Frame 1 (no input): blank canvas, image omitted
Frame 60 (the mouse pressed at the canvas centre just before this capture): blank canvas, image omitted
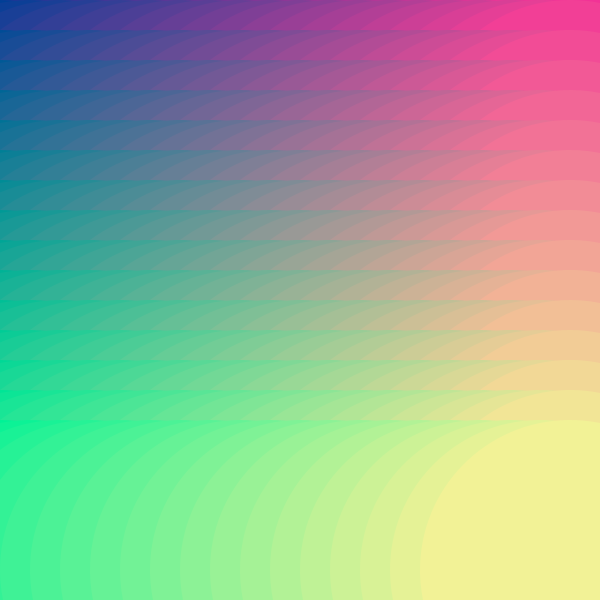
Frame 120 (the mouse held since frame 60 and released just before this capture)

The Processing sketch whose frames 1 and 60 were blank and that drew this single picture after the mouse press (run headless with seeded random() and noise(); from frame 60 on, the mouse is pressed at the canvas centre):

// Processing sketch: sketch_1
// ── sketch_1.pde
void setup() {
  size(600,600);
}


void draw() {
background(255);
for(int y = 0; y < height; y+= 30){  
for(int x = 0; x < width ; x+=30) {
  pushMatrix();
  translate(x, y); 
  float r = map(x, 0, width, 0, 255);
  float g = map(y, 0, width, 0, 255);
  float t = map(y, 0, width, 0, 255);
  
  fill(r, g, 150);
  rotate(radians (frameCount + t));
  ellipse (0, 0, mouseX , mouseY);
  noStroke();
  popMatrix();
}
} 
}
